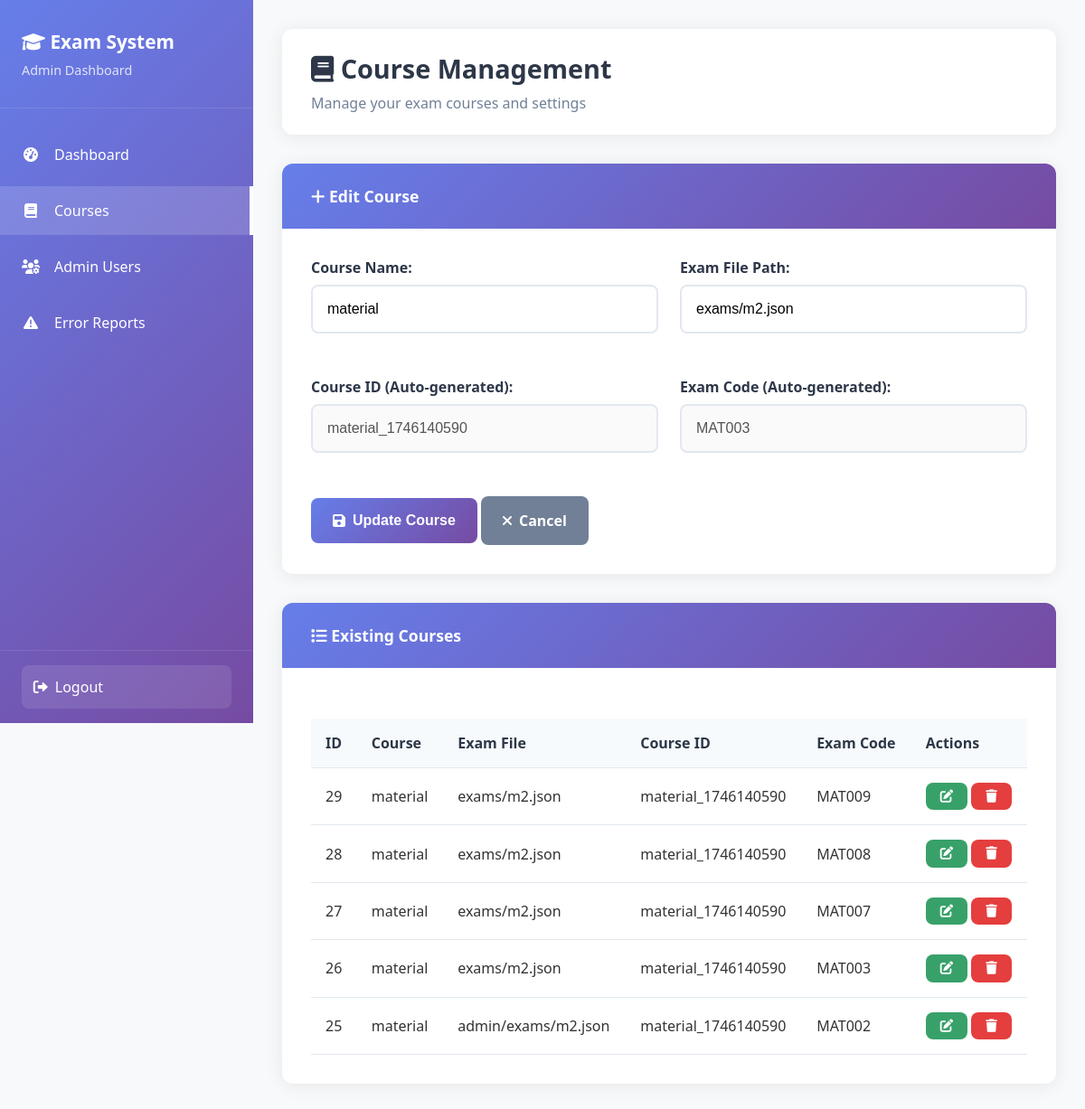
The app's page /admin/index.php?page=courses&edit=26 (signed in) with its own data.
### tables this page shows
CREATE TABLE `course` (
  `id` int(11) NOT NULL,
  `course` varchar(255) NOT NULL,
  `exam` varchar(255) NOT NULL,
  `course_id` varchar(255) NOT NULL,
  `exam_code` varchar(10) NOT NULL
);

### admin/index.php (the view, shortened to what this page needs)
<?php
$host = '127.0.0.1';
$dbname = 'exam';
$username = 'root';
$password = '';
try {
    $pdo = new PDO("mysql:host=$host;dbname=$dbname", $username, $password);
    $pdo->setAttribute(PDO::ATTR_ERRMODE, PDO::ERRMODE_EXCEPTION);
} catch(PDOException $e) {
    die("Connection failed: " . $e->getMessage());
}
$current_page = $_GET['page'] ?? 'dashboard';
$courses = [];
$edit_course = null;
if ($current_page === 'courses' || $current_page === 'dashboard') {
    $courses = $pdo->query("SELECT * FROM course ORDER BY id DESC")->fetchAll();
}
if ($current_page === 'courses' && isset($_GET['edit'])) {
    $edit_id = $_GET['edit'];
    $stmt = $pdo->prepare("SELECT * FROM course WHERE id = ?");
    $stmt->execute([$edit_id]);
    $edit_course = $stmt->fetch();
}
$total_courses = $pdo->query("SELECT COUNT(*) FROM course")->fetchColumn();
$total_admins = $pdo->query("SELECT COUNT(*) FROM admin_users")->fetchColumn();
$total_errors = $pdo->query("SELECT COUNT(*) FROM error_report")->fetchColumn();
?>
<!DOCTYPE html>
<html lang="en">
<head>
    <link href="https://cdnjs.cloudflare.com/ajax/libs/font-awesome/6.0.0/css/all.min.css" rel="stylesheet">
</head>
<body>
    <div class="admin-layout">
        <div class="sidebar" id="sidebar">
            <div class="sidebar-header">
                <h2><i class="fas fa-graduation-cap"></i> Exam System</h2>
                <p>Admin Dashboard</p>
            </div>
            <nav class="sidebar-nav">
                <div class="nav-item">
                    <a href="?page=dashboard" class="nav-link <?php echo $current_page === 'dashboard' ? 'active' : ''; ?>">
                        <i class="fas fa-tachometer-alt"></i>
                        Dashboard
                    </a>
                </div>
                <div class="nav-item">
                    <a href="?page=courses" class="nav-link <?php echo $current_page === 'courses' ? 'active' : ''; ?>">
                        <i class="fas fa-book"></i>
                        Courses
                    </a>
                </div>
                <div class="nav-item">
                    <a href="?page=admins" class="nav-link <?php echo $current_page === 'admins' ? 'active' : ''; ?>">
                        <i class="fas fa-users-cog"></i>
                        Admin Users
                    </a>
                </div>
                <div class="nav-item">
                    <a href="?page=reports" class="nav-link <?php echo $current_page === 'reports' ? 'active' : ''; ?>">
                        <i class="fas fa-exclamation-triangle"></i>
                        Error Reports
                    </a>
                </div>
            </nav>
            <div class="sidebar-footer">
                <a href="logout.php" class="logout-btn">
                    <i class="fas fa-sign-out-alt"></i>
                    Logout
                </a>
            </div>
        </div>
        <div class="main-content">
            <?php if ($current_page === 'dashboard'): ?>
                <div class="page-header">
                    <h1><i class="fas fa-tachometer-alt"></i> Dashboard Overview</h1>
                    <p>Welcome to the Exam System Admin Dashboard</p>
                </div>
                <div class="stats-grid">
                    <div class="stat-card">
                        <i class="fas fa-book"></i>
                        <h3><?php echo $total_courses; ?></h3>
                        <p>Total Courses</p>
                    </div>
                    <div class="stat-card">
                        <i class="fas fa-users-cog"></i>
                        <h3><?php echo $total_admins; ?></h3>
                        <p>Admin Users</p>
                    </div>
                    <div class="stat-card">
                        <i class="fas fa-exclamation-triangle"></i>
                        <h3><?php echo $total_errors; ?></h3>
                        <p>Error Reports</p>
                    </div>
                </div>
                <div class="content-section">
                    <div class="section-header">
                        <i class="fas fa-clock"></i> Recent Activity
                    </div>
                    <div class="section-content">
                        <div class="table-container">
                            <table class="table">
                                <thead>
                                    <tr>
                                        <th>Recent Courses</th>
                                        <th>Exam Code</th>
                                        <th>Course ID</th>
                                    </tr>
                                </thead>
                                <tbody>
                                    <?php foreach (array_slice($courses, 0, 5) as $course): ?>
                                    <tr>
                                        <td><?php echo htmlspecialchars($course['course']); ?></td>
                                        <td><span class="badge"><?php echo htmlspecialchars($course['exam_code']); ?></span></td>
                                        <td><?php echo htmlspecialchars($course['course_id']); ?></td>
                                    </tr>
                                    <?php endforeach; ?>
                                </tbody>
                            </table>
                        </div>
                    </div>
                </div>
            <?php elseif ($current_page === 'courses'): ?>
                <div class="page-header">
                    <h1><i class="fas fa-book"></i> Course Management</h1>
                    <p>Manage your exam courses and settings</p>
                </div>
                <div class="content-section">
                    <div class="section-header">
                        <i class="fas fa-plus"></i> <?php echo $edit_course ? 'Edit Course' : 'Add New Course'; ?>
                    </div>
                    <div class="section-content">
                        <form method="POST">
                            <div class="form-grid">
                                <div class="form-group">
                                    <label>Course Name:</label>
                                    <input type="text" name="course" required
                                           value="<?php echo $edit_course ? htmlspecialchars($edit_course['course']) : ''; ?>">
                                </div>
                                <div class="form-group">
                                    <label>Exam File Path:</label>
                                    <input type="text" name="exam" placeholder="e.g., exams/exam1.json" required
                                           value="<?php echo $edit_course ? htmlspecialchars($edit_course['exam']) : ''; ?>">
                                </div>
                            </div>
                            <?php if ($edit_course): ?>
                                <div class="form-grid">
                                    <div class="form-group">
                                        <label>Course ID (Auto-generated):</label>
                                        <input type="text" value="<?php echo htmlspecialchars($edit_course['course_id']); ?>" disabled>
                                    </div>
                                    <div class="form-group">
                                        <label>Exam Code (Auto-generated):</label>
                                        <input type="text" value="<?php echo htmlspecialchars($edit_course['exam_code']); ?>" disabled>
                                    </div>
                                </div>
                            <?php endif; ?>
                            <button type="submit" class="btn btn-primary">
                                <i class="fas fa-save"></i>
                                <?php echo $edit_course ? 'Update Course' : 'Add Course'; ?>
                            </button>
                            <?php if ($edit_course): ?>
                                <a href="?page=courses" class="btn btn-secondary">
                                    <i class="fas fa-times"></i>
                                    Cancel
                                </a>
                            <?php endif; ?>
                        </form>
                    </div>
                </div>
                <div class="content-section">
                    <div class="section-header">
                        <i class="fas fa-list"></i> Existing Courses
                    </div>
                    <div class="section-content">
                        <div class="table-container">
                            <table class="table">
                                <thead>
                                    <tr>
                                        <th>ID</th>
                                        <th>Course</th>
                                        <th>Exam File</th>
                                        <th>Course ID</th>
                                        <th>Exam Code</th>
                                        <th>Actions</th>
                                    </tr>
                                </thead>
                                <tbody>
                                    <?php foreach ($courses as $course): ?>
                                    <tr>
                                        <td><?php echo $course['id']; ?></td>
                                        <td><?php echo htmlspecialchars($course['course']); ?></td>
                                        <td><?php echo htmlspecialchars($course['exam']); ?></td>
                                        <td><span class="badge"><?php echo htmlspecialchars($course['course_id']); ?></span></td>
                                        <td><span class="badge"><?php echo htmlspecialchars($course['exam_code']); ?></span></td>
                                        <td>
                                            <a href="?page=courses&edit=<?php echo $course['id']; ?>" class="btn btn-success" style="padding: 0.5rem 1rem; font-size: 0.9rem;">
                                                <i class="fas fa-edit"></i>
                                            </a>
                                            <form method="POST" style="display: inline;">
                                                <button type="submit" class="btn btn-danger" style="padding: 0.5rem 1rem; font-size: 0.9rem;" onclick="return confirm('Are you sure?')">
                                                    <i class="fas fa-trash"></i>
                                                </button>
                                            </form>
                                        </td>
                                    </tr>
                                    <?php endforeach; ?>
                                </tbody>
                            </table>
                        </div>
                    </div>
                </div>
            <?php endif; ?>
        </div>
    </div>
</body>
</html>

### admin/index.php (style rules this page uses)
* { margin: 0; padding: 0; box-sizing: border-box; }
body { font-family: 'Segoe UI', Tahoma, Geneva, Verdana, sans-serif; background-color: #f8f9fa; color: #333; }
.admin-layout { display: flex; min-height: 100vh; }
.sidebar { width: 280px; background: linear-gradient(135deg, #667eea 0%, #764ba2 100%); color: white; position: fixed; height: 100vh; overflow-y: auto; z-index: 1000; transition: transform 0.3s ease; }
.sidebar-header { padding: 2rem 1.5rem; border-bottom: 1px solid rgba(255,255,255,0.1); }
.sidebar-header h2 { font-size: 1.3rem; margin-bottom: 0.5rem; }
.sidebar-header p { font-size: 0.9rem; opacity: 0.8; }
.sidebar-nav { padding: 1rem 0; }
.nav-item { margin: 0.5rem 0; }
.nav-link { display: flex; align-items: center; padding: 1rem 1.5rem; color: white; text-decoration: none; transition: all 0.3s ease; position: relative; }
.nav-link.active { background: rgba(255,255,255,0.15); border-right: 4px solid white; }
.nav-link i { margin-right: 1rem; width: 20px; text-align: center; }
.sidebar-footer { position: absolute; bottom: 0; width: 100%; padding: 1rem 1.5rem; border-top: 1px solid rgba(255,255,255,0.1); }
.logout-btn { display: flex; align-items: center; width: 100%; padding: 0.8rem; background: rgba(255,255,255,0.1); color: white; border: none; border-radius: 8px; cursor: pointer; text-decoration: none; transition: background 0.3s ease; }
.logout-btn i { margin-right: 0.5rem; }
.main-content { flex: 1; margin-left: 280px; padding: 2rem; }
.page-header { background: white; padding: 1.5rem 2rem; border-radius: 12px; box-shadow: 0 2px 20px rgba(0,0,0,0.08); margin-bottom: 2rem; }
.page-header h1 { color: #2d3748; font-size: 1.8rem; margin-bottom: 0.5rem; }
.page-header p { color: #718096; }
.content-section { background: white; border-radius: 12px; box-shadow: 0 2px 20px rgba(0,0,0,0.08); margin-bottom: 2rem; overflow: hidden; }
.section-header { background: linear-gradient(135deg, #667eea 0%, #764ba2 100%); color: white; padding: 1.5rem 2rem; font-size: 1.1rem; font-weight: 600; }
.section-content { padding: 2rem; }
.form-grid { display: grid; grid-template-columns: repeat(auto-fit, minmax(250px, 1fr)); gap: 1.5rem; margin-bottom: 1.5rem; }
.form-group { margin-bottom: 1.5rem; }
.form-group label { display: block; margin-bottom: 0.5rem; font-weight: 600; color: #2d3748; }
.form-group input, .form-group select { width: 100%; padding: 1rem; border: 2px solid #e2e8f0; border-radius: 8px; font-size: 1rem; transition: border-color 0.3s ease; }
.btn { padding: 1rem 1.5rem; border: none; border-radius: 8px; font-size: 1rem; font-weight: 600; cursor: pointer; transition: all 0.3s ease; text-decoration: none; display: inline-flex; align-items: center; gap: 0.5rem; }
.btn-primary { background: linear-gradient(135deg, #667eea 0%, #764ba2 100%); color: white; }
.btn-danger { background: #e53e3e; color: white; }
.btn-success { background: #38a169; color: white; }
.btn-secondary { background: #718096; color: white; }
.table-container { overflow-x: auto; margin-top: 1.5rem; }
.table { width: 100%; border-collapse: collapse; background: white; }
.table th, .table td { padding: 1rem; text-align: left; border-bottom: 1px solid #e2e8f0; }
.table th { background: #f7fafc; font-weight: 600; color: #2d3748; }

### records on screen
course: course "material", exam "exams/m2.json", course "material_1746140590", exam_code "MAT003", id "26"
course: id "29", course "material", exam "exams/m2.json", course "material_1746140590", exam_code "MAT009"
course: id "28", course "material", exam "exams/m2.json", course "material_1746140590", exam_code "MAT008"
course: id "27", course "material", exam "exams/m2.json", course "material_1746140590", exam_code "MAT007"
course: id "25", course "material", exam "admin/exams/m2.json", course "material_1746140590", exam_code "MAT002"
